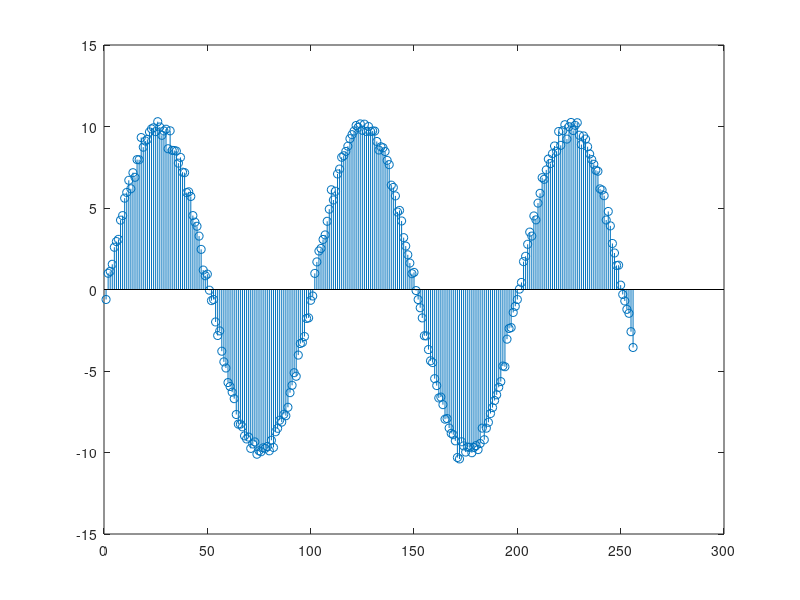

Write MATLAB code to recreate this figure. (Note: this script raises an error after producing the figure.)
close all;
clear all;
clc;

fS = 100;
tS = 1/fS;

N0 = 2^8;

t = 0:tS:(N0-1)*tS;
y = 10*sin(2*pi*1*t);
y = awgn(y,10);

stem(y)

pks = FIND_LOCAL_MAXES(y,110);